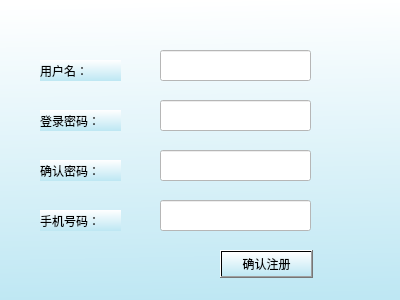
<?xml version="1.0" encoding="UTF-8"?>
<ui version="4.0">
 <class>Register</class>
 <widget class="QDialog" name="Register">
  <property name="geometry">
   <rect>
    <x>0</x>
    <y>0</y>
    <width>400</width>
    <height>300</height>
   </rect>
  </property>
  <property name="windowTitle">
   <string>Dialog</string>
  </property>
  <property name="styleSheet">
   <string notr="true">background-color: qlineargradient(spread:pad, x1:0.522, y1:1, x2:0.497, y2:0, stop:0 rgba(190, 231, 243, 255), stop:1 rgba(255, 255, 255, 255));</string>
  </property>
  <widget class="QLabel" name="label">
   <property name="geometry">
    <rect>
     <x>40</x>
     <y>60</y>
     <width>81</width>
     <height>21</height>
    </rect>
   </property>
   <property name="styleSheet">
    <string notr="true">font: 75 10pt &quot;Arial&quot;;</string>
   </property>
   <property name="text">
    <string>用户名：</string>
   </property>
  </widget>
  <widget class="QLabel" name="label_2">
   <property name="geometry">
    <rect>
     <x>40</x>
     <y>110</y>
     <width>81</width>
     <height>21</height>
    </rect>
   </property>
   <property name="styleSheet">
    <string notr="true">font: 75 10pt &quot;Arial&quot;;</string>
   </property>
   <property name="text">
    <string>登录密码：</string>
   </property>
  </widget>
  <widget class="QLabel" name="label_3">
   <property name="geometry">
    <rect>
     <x>40</x>
     <y>160</y>
     <width>81</width>
     <height>21</height>
    </rect>
   </property>
   <property name="styleSheet">
    <string notr="true">font: 75 10pt &quot;Arial&quot;;</string>
   </property>
   <property name="text">
    <string>确认密码：</string>
   </property>
  </widget>
  <widget class="QLabel" name="label_4">
   <property name="geometry">
    <rect>
     <x>40</x>
     <y>210</y>
     <width>81</width>
     <height>21</height>
    </rect>
   </property>
   <property name="styleSheet">
    <string notr="true">font: 75 10pt &quot;Arial&quot;;</string>
   </property>
   <property name="text">
    <string>手机号码：</string>
   </property>
  </widget>
  <widget class="QPushButton" name="pushButton">
   <property name="geometry">
    <rect>
     <x>220</x>
     <y>250</y>
     <width>93</width>
     <height>28</height>
    </rect>
   </property>
   <property name="text">
    <string>确认注册</string>
   </property>
  </widget>
  <widget class="QLineEdit" name="Username">
   <property name="geometry">
    <rect>
     <x>160</x>
     <y>50</y>
     <width>151</width>
     <height>31</height>
    </rect>
   </property>
   <property name="styleSheet">
    <string notr="true">background-color: rgb(255, 255, 255);</string>
   </property>
  </widget>
  <widget class="QLineEdit" name="Password">
   <property name="geometry">
    <rect>
     <x>160</x>
     <y>100</y>
     <width>151</width>
     <height>31</height>
    </rect>
   </property>
   <property name="styleSheet">
    <string notr="true">background-color: rgb(255, 255, 255);</string>
   </property>
  </widget>
  <widget class="QLineEdit" name="checkPassword">
   <property name="geometry">
    <rect>
     <x>160</x>
     <y>150</y>
     <width>151</width>
     <height>31</height>
    </rect>
   </property>
   <property name="styleSheet">
    <string notr="true">background-color: rgb(255, 255, 255);</string>
   </property>
  </widget>
  <widget class="QLineEdit" name="Phonenumber">
   <property name="geometry">
    <rect>
     <x>160</x>
     <y>200</y>
     <width>151</width>
     <height>31</height>
    </rect>
   </property>
   <property name="styleSheet">
    <string notr="true">background-color: rgb(255, 255, 255);</string>
   </property>
  </widget>
 </widget>
 <resources/>
 <connections/>
</ui>
